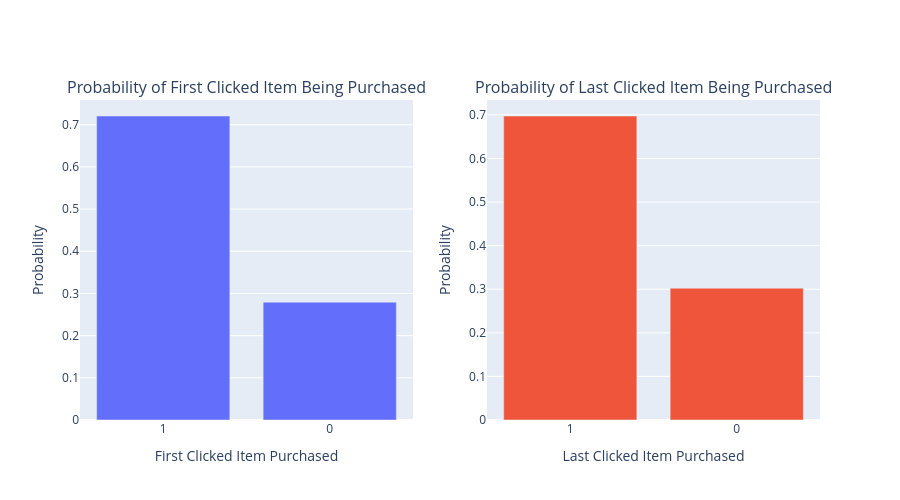

The code cell stored with this chart in its notebook:
### Markdown cell above
## Exploratory Data Analysis

### Code cell
print("Performing exploratory analysis...")

buy_sessions = training_data[training_data["is_buy"] == 1]

def check_if_purchased(row):
    if not isinstance(row["unique_items_bought"], list):
        return 0
    if row["item_id"] in row["unique_items_bought"]:
        return 1
    return 0



buy_analysis = pd.merge(
    buy_sessions[["first_clicked_item", "last_clicked_item"]],
    buys_transformed["unique_items_bought"],
    left_index=True,
    right_index=True,
    how="inner",
)


buy_analysis["first_item_purchased"] = buy_analysis.apply(
    lambda row: 1 if row["first_clicked_item"] in row["unique_items_bought"] else 0,
    axis=1,
)


buy_analysis["last_item_purchased"] = buy_analysis.apply(
    lambda row: 1 if row["last_clicked_item"] in row["unique_items_bought"] else 0,
    axis=1,
)


fig = make_subplots(rows=1, cols=2, 
                   subplot_titles=["Probability of First Clicked Item Being Purchased", 
                                  "Probability of Last Clicked Item Being Purchased"])

for i, col in enumerate(['first_item_purchased', 'last_item_purchased']):
    counts = buy_analysis[col].value_counts()
    fig.add_trace(
        go.Bar(
            x=counts.index.astype(str),
            y=counts.values / len(buy_analysis),
        ),
        row=1, col=i+1
    )

fig.update_layout(
    height=500, 
    width=900,
    showlegend=False
)
fig.update_xaxes(title_text="First Clicked Item Purchased", row=1, col=1)
fig.update_xaxes(title_text="Last Clicked Item Purchased", row=1, col=2)
fig.update_yaxes(title_text="Probability", row=1, col=1)
fig.update_yaxes(title_text="Probability", row=1, col=2)
fig.show()


avg_dwell_buy = training_data[training_data["is_buy"] == 1]["dwell_time_seconds"].mean()
avg_dwell_nobuy = training_data[training_data["is_buy"] == 0][
    "dwell_time_seconds"
].mean()

print(f"Average dwell time for buying sessions: {avg_dwell_buy:.2f} seconds")
print(f"Average dwell time for non-buying sessions: {avg_dwell_nobuy:.2f} seconds")

### Figure 1 — Plotly figure (JSON) as saved in the notebook; plotly's stock layout.template omitted (floating-point values rounded to 4 significant figures)
{"data": [{"type": "bar", "x": ["1", "0"], "xaxis": "x", "y": [0.7206, 0.2794], "yaxis": "y"}, {"type": "bar", "x": ["1", "0"], "xaxis": "x2", "y": [0.6975, 0.3025], "yaxis": "y2"}], "layout": {"annotations": [{"font": {"size": 16}, "showarrow": false, "text": "Probability of First Clicked Item Being Purchased", "x": 0.225, "xanchor": "center", "xref": "paper", "y": 1, "yanchor": "bottom", "yref": "paper"}, {"font": {"size": 16}, "showarrow": false, "text": "Probability of Last Clicked Item Being Purchased", "x": 0.775, "xanchor": "center", "xref": "paper", "y": 1, "yanchor": "bottom", "yref": "paper"}], "height": 500, "showlegend": false, "width": 900, "xaxis": {"anchor": "y", "domain": [0, 0.45], "title": {"text": "First Clicked Item Purchased"}}, "xaxis2": {"anchor": "y2", "domain": [0.55, 1], "title": {"text": "Last Clicked Item Purchased"}}, "yaxis": {"anchor": "x", "domain": [0, 1], "title": {"text": "Probability"}}, "yaxis2": {"anchor": "x2", "domain": [0, 1], "title": {"text": "Probability"}}}}
